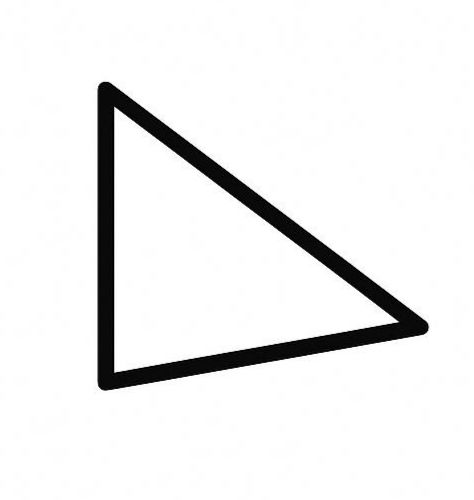
#> input picture proyecto01/refs/triangulo.jpg, 474 x 500 px, given in place of the camera
$ python gen_descriptors.py
#> lines starting #> are read from the running program, lines starting #| are printed output that depends on the picture; after the words box and inside, x2 and y2 are one past the last pixel; in counts of white or black regions, pixels touching at a corner belong together
import cv2
import numpy as np
import csv

# Índices de las webcams (ajusta según tu sistema)
WEBCAM_USB = 1

# Mapa de teclas para catalogar objetos
LABELS = {
    ord('1'): 'circulo',
    ord('2'): 'cuadrado',
    ord('3'): 'triangulo'
}

# Parámetros iniciales
WINDOW_NAME = "Deteccion en Vivo - Presiona 1/2/3 para Catalogar"
cv2.namedWindow(WINDOW_NAME, cv2.WINDOW_NORMAL)

# Trackbars para ajustar umbral, tamaño de kernel y área mínima de contorno
cv2.createTrackbar("Threshold", WINDOW_NAME, 127, 255, lambda x: None)
cv2.createTrackbar("Kernel", WINDOW_NAME, 1, 20, lambda x: None)
cv2.createTrackbar("AreaMin", WINDOW_NAME, 1000, 20000, lambda x: None)


def main():
    cap = cv2.VideoCapture(WEBCAM_USB)
    if not cap.isOpened():
        print("Error al abrir la cámara")
        return

    while True:
        ret, frame = cap.read()
#> frame is the input picture: shape (500, 474, 3); min 0, max 255, mean 237.5
        if not ret:
            break

        gray = cv2.cvtColor(frame, cv2.COLOR_BGR2GRAY)

        # Lectura de parámetros de trackbars
        th = cv2.getTrackbarPos("Threshold", WINDOW_NAME)
        k = cv2.getTrackbarPos("Kernel", WINDOW_NAME)
        k = k if k % 2 == 1 else k + 1
        min_area = cv2.getTrackbarPos("AreaMin", WINDOW_NAME)

        # Binarización y limpieza
        _, bw = cv2.threshold(gray, th, 255, cv2.THRESH_BINARY_INV)
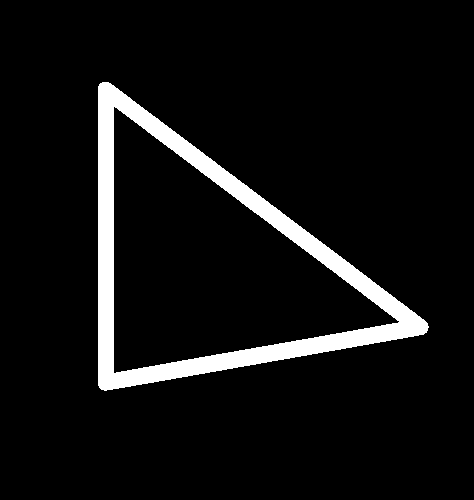
#> bw: shape (500, 474); 6.9% white; 1 white region
        kernel = cv2.getStructuringElement(cv2.MORPH_RECT, (k, k))
        clean = cv2.morphologyEx(bw, cv2.MORPH_OPEN, kernel)

        # Encontrar contornos relevantes
        cnts, _ = cv2.findContours(clean, cv2.RETR_EXTERNAL, cv2.CHAIN_APPROX_SIMPLE)
#> cnts = 1 contour; box (x1, y1, x2, y2) and area: (98, 82, 429, 391) 53908
        relevant = [cnt for cnt in cnts if cv2.contourArea(cnt) >= min_area]
#> relevant has the same summary as cnts

        # Dibujar contornos o rectángulos en verde
        annotated = frame.copy()
        for cnt in relevant:
            x, y, w, h = cv2.boundingRect(cnt)
            cv2.rectangle(annotated, (x, y), (x + w, y + h), (0, 255, 0), 2)
#> this loop made 1 pass
#> (x, y, w, h) on pass 1: (98, 82, 331, 309)
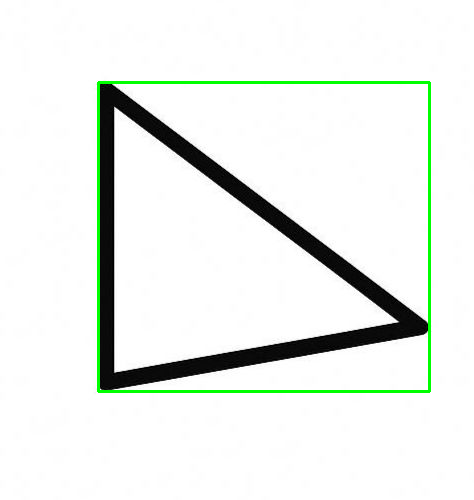
#> annotated: shape (500, 474, 3); 1.62% of pixels changed, all inside (x1, y1, x2, y2) = (97, 81, 431, 393)

        # Instrucciones de catalogación en la ventana
        instruction = "Catalogar: 1.circulo ; 2.cuadrado ; 3.triangulo"
        cv2.putText(annotated, instruction, (10, 30),
                    cv2.FONT_HERSHEY_SIMPLEX, 0.8, (0, 255, 0), 2)
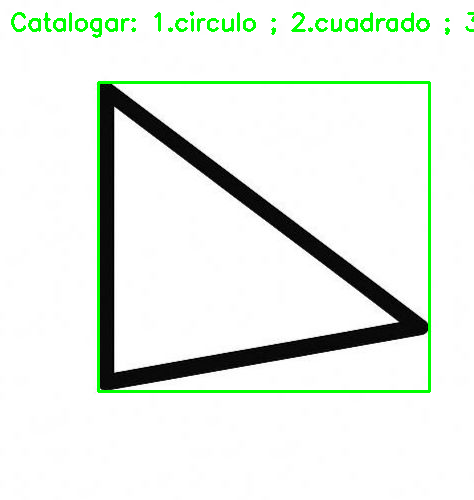
#> annotated: shape (500, 474, 3); 1.12% of pixels changed, all inside (x1, y1, x2, y2) = (11, 11, 474, 38)

        # Mostrar resultado en vivo
        cv2.imshow(WINDOW_NAME, annotated)

        # Capturar teclas
        key = cv2.waitKey(1) & 0xFF
#> (key Esc is pressed here)
        if key == 27:  # ESC para salir
            break

        # Si se presionó una de las teclas de catalogación
        if key in LABELS and relevant:
            label = LABELS[key]
            for idx, cnt in enumerate(relevant, start=1):
                moments = cv2.moments(cnt)
                hu = cv2.HuMoments(moments).flatten()
                print(f"Objeto {idx} etiquetado como: {label}")
                print("Invariantes de Hu:")
                for i, hval in enumerate(hu, start=1):
                    print(f"  Hu[{i}]: {hval}")
                with open("descriptors.csv", "a", newline="") as f:
                    writer = csv.writer(f)
                    writer.writerow([float(h) for h in hu] + [label])
                print("---")

    cap.release()
    cv2.destroyAllWindows()


if __name__ == "__main__":
    main()
